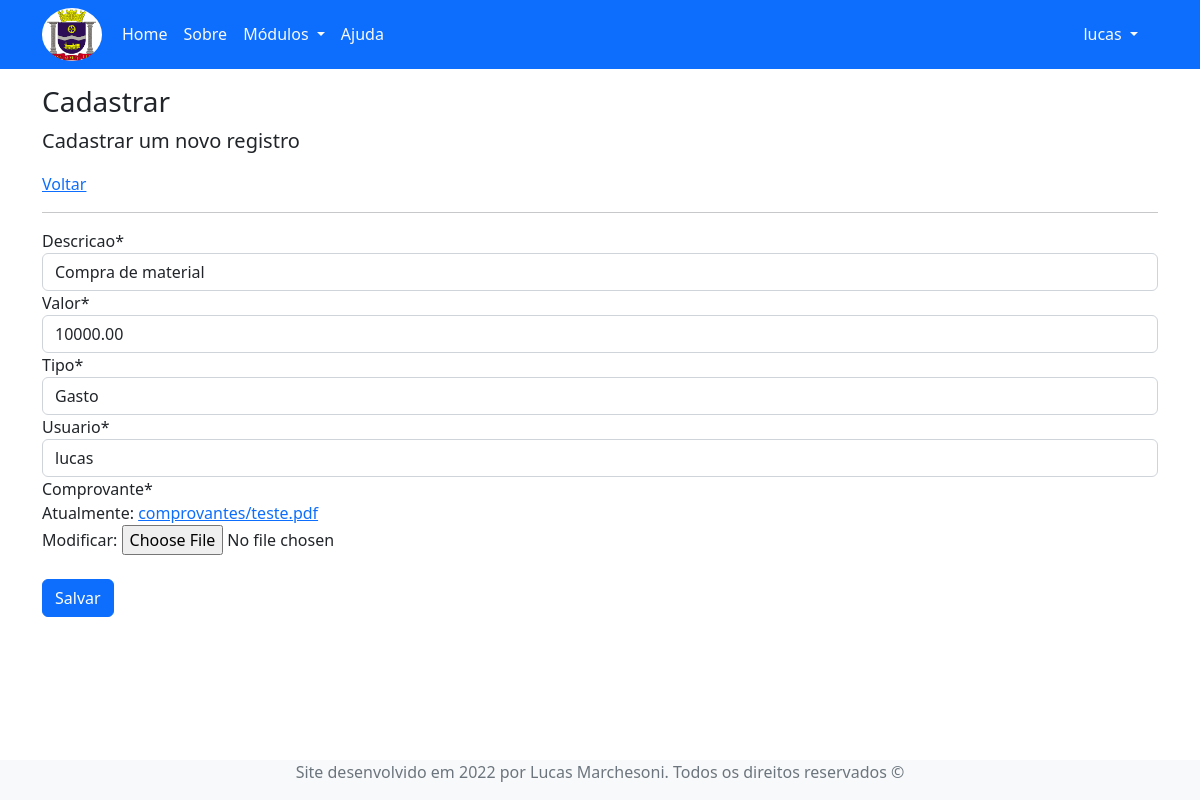
The page /mercurius/transactions/update/5 (signed in) on the database its author committed.
### pages/models.py (models this page shows, shortened)
class Transaction(models.Model):
  descricao = models.CharField(max_length=255)
  valor = models.DecimalField(max_digits=12, decimal_places=2)
  tipo = models.CharField(max_length=255, choices=TYPE_TRANSACTION, default='Gasto')
  data_criacao = models.DateTimeField(auto_now_add=True)
  comprovante = models.FileField(upload_to='comprovantes/')
  usuario = models.ForeignKey(settings.AUTH_USER_MODEL, on_delete=models.CASCADE)

### pages/views.py (the view)
# urls.py: path('transactions/update/<int:pk>', TransactionsUpdate.as_view(), name='update-transaction'),
class TransactionsUpdate(LoginRequiredMixin, UpdateView):
  login_url = reverse_lazy('login')
  model = Transaction
  fields =  ['descricao', 'valor', 'tipo', 'usuario', 'comprovante']
  template_name = 'pages/form-upload.html'
  success_url = reverse_lazy('transactions')

### pages/templates/pages/form-upload.html (shortened to what this page needs)
{% extends 'pages/model.html' %}
{% load static %}
{% load crispy_forms_tags %}
{% block content %}
  <h3>Cadastrar</h3>
  <p class="lead">Cadastrar um novo registro</p>
  <a href="{% url 'index' %}">Voltar</a>
  <hr>
  <form action="" method="POST" enctype="multipart/form-data">
    {{form|crispy}}
    <br />
    <input class="btn btn-primary" type="submit" name="submit" value="Salvar">
  </form>
{% endblock %}

### pages/templates/pages/model.html (shortened to what this page needs)
{% load static %}
<!DOCTYPE html>
<html lang="pt-BR">
<head>
  <link rel="stylesheet" href="{% static 'css/bootstrap.min.css' %}">
</head>
<body>
  <div class="bg-primary">
    <header class="container">
        {% block menu %}
        <nav class="navbar navbar-expand-lg">
          <a href="{% url 'index' %}">
            <img src="{% static 'img/maua-logo.png' %}" alt="logo" width="60" class="rounded-circle">
          </a>
          <div class="container-fluid">
            <div class="collapse navbar-collapse" id="navbarNavDropdown">
              <ul class="navbar-nav">
                <li class="nav-item">
                  <a class="nav-link text-light" href="{% url 'index' %}">Home</a>
                </li>
                <li class="nav-item">
                  <a class="nav-link text-light" href="{% url 'about' %}">Sobre</a>
                </li>
                {% if request.user.is_authenticated %}
                <li class="nav-item dropdown">
                  <a class="nav-link text-light dropdown-toggle" href="#" role="button" data-bs-toggle="dropdown" aria-expanded="false">
                    Módulos
                  </a>
                </li>
                {% endif %}
                <li class="nav-item">
                  <a class="nav-link text-light" href="{% url 'index' %}">Ajuda</a>
                </li>
              </ul>
            </div>
            {% if request.user.is_authenticated %}
            <div>
              <div class="collapse navbar-collapse" id="navbarNavDropdown">
                <ul class="navbar-nav">
                  <li class="nav-item dropdown">
                    <a class="nav-link text-light dropdown-toggle" href="#" role="button" data-bs-toggle="dropdown" aria-expanded="false">
                      {{ request.user }}
                    </a>
                  </li>
                </ul>
              </div>
            </div>
            {% endif %}
          </div>
        </nav>
        {% endblock %}
      </header>
    </div>
    <div class="container mt-3 mb-3">
      {% block content %}{% endblock %}
    </div>
    <div class="bg-light fixed-bottom">
      <footer class="container">
        {% block footer %}
          <p class="text-secondary text-center">Site desenvolvido em 2022 por Lucas Marchesoni. Todos os direitos reservados &copy;</p>
        {% endblock %}
      </footer>
    </div>
</body>
</html>

### rows shown on the page
Transaction: descricao "Compra de material", valor "10000.00", tipo "Gasto", usuario "lucas"

### other values the page prints
{{ request.user }} "lucas"
